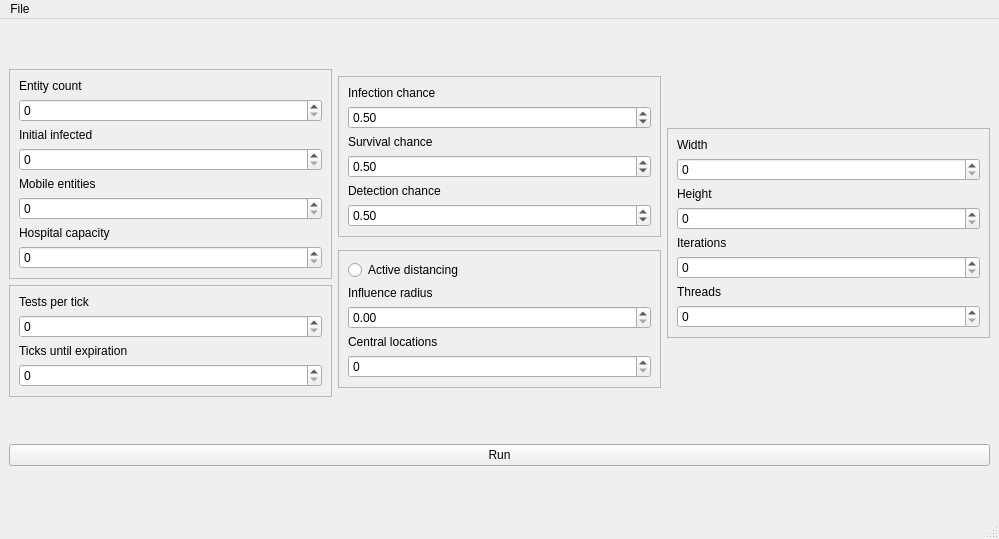
<?xml version="1.0" encoding="UTF-8"?>
<ui version="4.0">
 <class>MainWindow</class>
 <widget class="QMainWindow" name="MainWindow">
  <property name="geometry">
   <rect>
    <x>0</x>
    <y>0</y>
    <width>999</width>
    <height>539</height>
   </rect>
  </property>
  <property name="windowTitle">
   <string>SpreadSimulator</string>
  </property>
  <widget class="QWidget" name="centralwidget">
   <layout class="QGridLayout" name="gridLayout">
    <item row="1" column="0">
     <layout class="QHBoxLayout" name="horizontalLayout_2">
      <property name="sizeConstraint">
       <enum>QLayout::SetDefaultConstraint</enum>
      </property>
      <property name="topMargin">
       <number>0</number>
      </property>
      <item>
       <widget class="QPushButton" name="Button_Run">
        <property name="text">
         <string>Run</string>
        </property>
       </widget>
      </item>
     </layout>
    </item>
    <item row="0" column="0">
     <layout class="QHBoxLayout" name="horizontalLayout">
      <item>
       <layout class="QVBoxLayout" name="verticalLayout">
        <item>
         <widget class="QFrame" name="frame_2">
          <property name="sizePolicy">
           <sizepolicy hsizetype="Preferred" vsizetype="Maximum">
            <horstretch>0</horstretch>
            <verstretch>0</verstretch>
           </sizepolicy>
          </property>
          <property name="frameShape">
           <enum>QFrame::StyledPanel</enum>
          </property>
          <property name="frameShadow">
           <enum>QFrame::Raised</enum>
          </property>
          <layout class="QVBoxLayout" name="verticalLayout_3">
           <item>
            <widget class="QLabel" name="label">
             <property name="text">
              <string>Entity count</string>
             </property>
            </widget>
           </item>
           <item>
            <widget class="QSpinBox" name="spinbox_entitycount">
             <property name="maximum">
              <number>1000000</number>
             </property>
            </widget>
           </item>
           <item>
            <widget class="QLabel" name="label_2">
             <property name="text">
              <string>Initial infected</string>
             </property>
            </widget>
           </item>
           <item>
            <widget class="QSpinBox" name="spinbox_initialinfected">
             <property name="maximum">
              <number>1000000</number>
             </property>
            </widget>
           </item>
           <item>
            <widget class="QLabel" name="label_3">
             <property name="text">
              <string>Mobile entities</string>
             </property>
            </widget>
           </item>
           <item>
            <widget class="QSpinBox" name="spinbox_mobileentities">
             <property name="maximum">
              <number>1000000</number>
             </property>
            </widget>
           </item>
           <item>
            <widget class="QLabel" name="label_4">
             <property name="text">
              <string>Hospital capacity</string>
             </property>
            </widget>
           </item>
           <item>
            <widget class="QSpinBox" name="spinbox_hospitalcap">
             <property name="maximum">
              <number>1000000</number>
             </property>
            </widget>
           </item>
          </layout>
         </widget>
        </item>
        <item>
         <widget class="QFrame" name="frame_3">
          <property name="sizePolicy">
           <sizepolicy hsizetype="Preferred" vsizetype="Maximum">
            <horstretch>0</horstretch>
            <verstretch>0</verstretch>
           </sizepolicy>
          </property>
          <property name="frameShape">
           <enum>QFrame::StyledPanel</enum>
          </property>
          <property name="frameShadow">
           <enum>QFrame::Raised</enum>
          </property>
          <layout class="QVBoxLayout" name="verticalLayout_2">
           <item>
            <widget class="QLabel" name="label_5">
             <property name="text">
              <string>Tests per tick</string>
             </property>
            </widget>
           </item>
           <item>
            <widget class="QSpinBox" name="spinbox_testspertick">
             <property name="maximum">
              <number>1000000</number>
             </property>
            </widget>
           </item>
           <item>
            <widget class="QLabel" name="label_6">
             <property name="text">
              <string>Ticks until expiration</string>
             </property>
            </widget>
           </item>
           <item>
            <widget class="QSpinBox" name="spinbox_ticksuntilexpiration">
             <property name="maximum">
              <number>1000000</number>
             </property>
            </widget>
           </item>
          </layout>
         </widget>
        </item>
       </layout>
      </item>
      <item>
       <layout class="QVBoxLayout" name="verticalLayout_5">
        <item>
         <widget class="QFrame" name="frame">
          <property name="sizePolicy">
           <sizepolicy hsizetype="Preferred" vsizetype="Maximum">
            <horstretch>0</horstretch>
            <verstretch>0</verstretch>
           </sizepolicy>
          </property>
          <property name="frameShape">
           <enum>QFrame::StyledPanel</enum>
          </property>
          <property name="frameShadow">
           <enum>QFrame::Raised</enum>
          </property>
          <layout class="QVBoxLayout" name="verticalLayout_4">
           <item>
            <widget class="QLabel" name="label_7">
             <property name="text">
              <string>Infection chance</string>
             </property>
            </widget>
           </item>
           <item>
            <widget class="QDoubleSpinBox" name="spinbox_infectionchance">
             <property name="maximum">
              <double>1.000000000000000</double>
             </property>
             <property name="singleStep">
              <double>0.050000000000000</double>
             </property>
             <property name="value">
              <double>0.500000000000000</double>
             </property>
            </widget>
           </item>
           <item>
            <widget class="QLabel" name="label_8">
             <property name="text">
              <string>Survival chance</string>
             </property>
            </widget>
           </item>
           <item>
            <widget class="QDoubleSpinBox" name="spinbox_survivalchance">
             <property name="maximum">
              <double>1.000000000000000</double>
             </property>
             <property name="singleStep">
              <double>0.050000000000000</double>
             </property>
             <property name="value">
              <double>0.500000000000000</double>
             </property>
            </widget>
           </item>
           <item>
            <widget class="QLabel" name="label_9">
             <property name="text">
              <string>Detection chance</string>
             </property>
            </widget>
           </item>
           <item>
            <widget class="QDoubleSpinBox" name="spinbox_detectionchance">
             <property name="maximum">
              <double>1.000000000000000</double>
             </property>
             <property name="singleStep">
              <double>0.050000000000000</double>
             </property>
             <property name="value">
              <double>0.500000000000000</double>
             </property>
            </widget>
           </item>
          </layout>
         </widget>
        </item>
        <item>
         <widget class="QFrame" name="frame_4">
          <property name="sizePolicy">
           <sizepolicy hsizetype="Preferred" vsizetype="Maximum">
            <horstretch>0</horstretch>
            <verstretch>0</verstretch>
           </sizepolicy>
          </property>
          <property name="frameShape">
           <enum>QFrame::StyledPanel</enum>
          </property>
          <property name="frameShadow">
           <enum>QFrame::Raised</enum>
          </property>
          <layout class="QVBoxLayout" name="verticalLayout_6">
           <item>
            <widget class="QRadioButton" name="checkbox_distancing">
             <property name="text">
              <string>Active distancing</string>
             </property>
            </widget>
           </item>
           <item>
            <widget class="QLabel" name="label_10">
             <property name="text">
              <string>Influence radius</string>
             </property>
            </widget>
           </item>
           <item>
            <widget class="QDoubleSpinBox" name="spinbox_influenceradius"/>
           </item>
           <item>
            <widget class="QLabel" name="label_11">
             <property name="text">
              <string>Central locations</string>
             </property>
            </widget>
           </item>
           <item>
            <widget class="QSpinBox" name="spinbox_centrallocations">
             <property name="maximum">
              <number>1000</number>
             </property>
            </widget>
           </item>
          </layout>
         </widget>
        </item>
       </layout>
      </item>
      <item>
       <layout class="QVBoxLayout" name="verticalLayout_7">
        <item>
         <widget class="QFrame" name="frame_5">
          <property name="sizePolicy">
           <sizepolicy hsizetype="Preferred" vsizetype="Maximum">
            <horstretch>0</horstretch>
            <verstretch>0</verstretch>
           </sizepolicy>
          </property>
          <property name="frameShape">
           <enum>QFrame::StyledPanel</enum>
          </property>
          <property name="frameShadow">
           <enum>QFrame::Raised</enum>
          </property>
          <layout class="QVBoxLayout" name="verticalLayout_8">
           <item>
            <widget class="QLabel" name="label_12">
             <property name="text">
              <string>Width</string>
             </property>
            </widget>
           </item>
           <item>
            <widget class="QSpinBox" name="spinbox_width">
             <property name="maximum">
              <number>100000</number>
             </property>
            </widget>
           </item>
           <item>
            <widget class="QLabel" name="label_13">
             <property name="text">
              <string>Height</string>
             </property>
            </widget>
           </item>
           <item>
            <widget class="QSpinBox" name="spinbox_height">
             <property name="maximum">
              <number>100000</number>
             </property>
            </widget>
           </item>
           <item>
            <widget class="QLabel" name="label_14">
             <property name="text">
              <string>Iterations</string>
             </property>
            </widget>
           </item>
           <item>
            <widget class="QSpinBox" name="spinbox_iterations">
             <property name="maximum">
              <number>100000</number>
             </property>
            </widget>
           </item>
           <item>
            <widget class="QLabel" name="label_15">
             <property name="text">
              <string>Threads</string>
             </property>
            </widget>
           </item>
           <item>
            <widget class="QSpinBox" name="spinbox_threads"/>
           </item>
          </layout>
         </widget>
        </item>
       </layout>
      </item>
     </layout>
    </item>
   </layout>
  </widget>
  <widget class="QMenuBar" name="menubar">
   <property name="geometry">
    <rect>
     <x>0</x>
     <y>0</y>
     <width>999</width>
     <height>32</height>
    </rect>
   </property>
   <widget class="QMenu" name="menuFile">
    <property name="title">
     <string>File</string>
    </property>
    <addaction name="actionSave_Config"/>
    <addaction name="actionLoad_Config"/>
   </widget>
   <addaction name="menuFile"/>
  </widget>
  <widget class="QStatusBar" name="statusbar"/>
  <action name="actionSave_Config">
   <property name="text">
    <string>Save Config</string>
   </property>
  </action>
  <action name="actionLoad_Config">
   <property name="text">
    <string>Load Config</string>
   </property>
  </action>
 </widget>
 <resources/>
 <connections/>
</ui>
